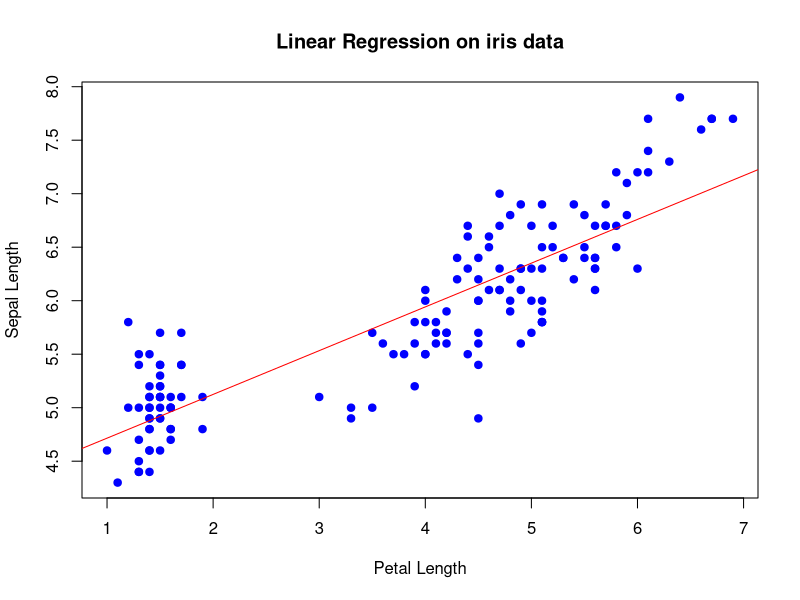

Generate this figure with R:
# linear regression: one independent and one dependent variables
# applying linear regression model on iris dataset
data(iris)
head(iris)
# training the linear regression model using lm() function
model<-lm(Sepal.Length~Petal.Length, data = iris)
summary(model)
# plotting the regression chart
plot(iris$Petal.Length,iris$Sepal.Length, main = "Linear Regression on iris data",xlab="Petal Length",ylab="Sepal Length",pch=19,col="blue")
# adding the regression line to the previous chart
abline(model,col="red")